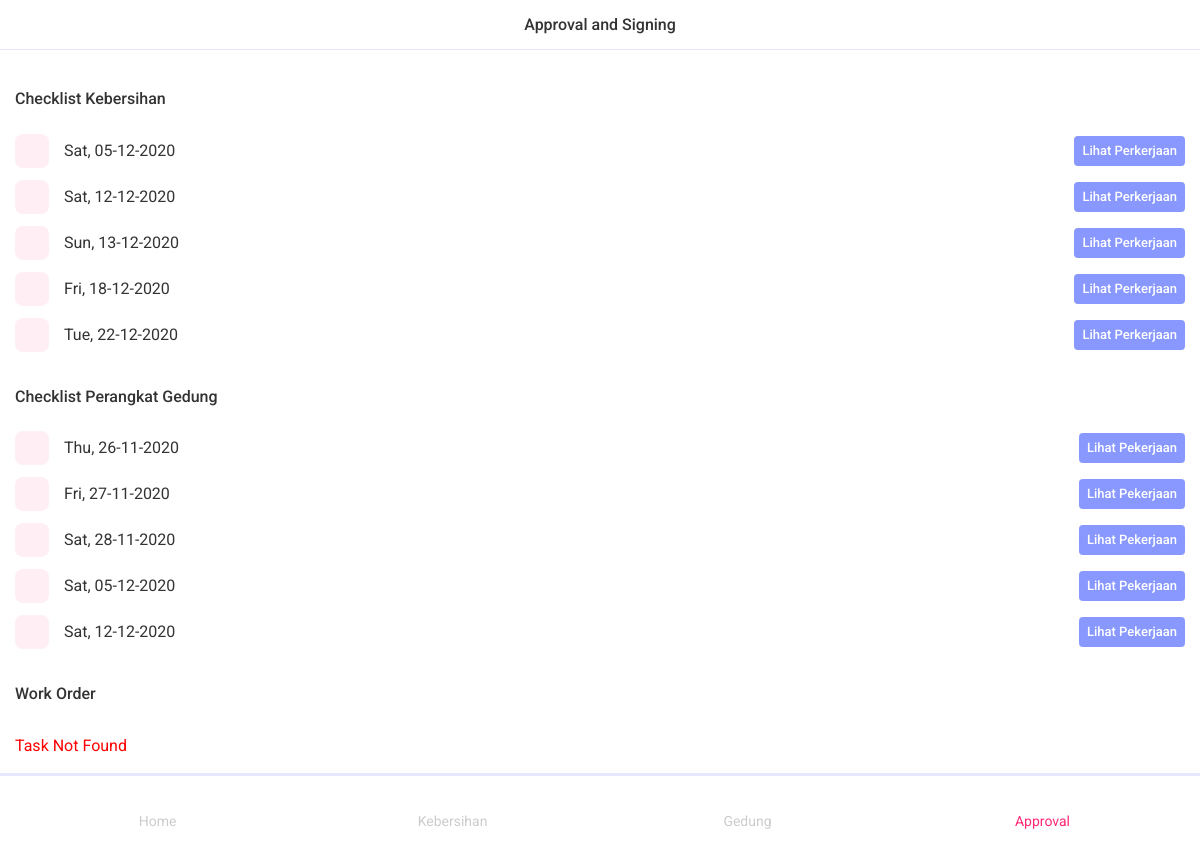
The page /profile=trisatria/notification (signed in) on the database its author committed.
### cleaning/models.py (models this page shows, shortened)
class cln_day(models.Model):
    hari_ini = models.DateField(
        name="hariIni", auto_now=False, auto_now_add=False, verbose_name="Hari ini")
    clnMaker = models.ForeignKey(User, verbose_name="Maker's Signature",
                                 on_delete=models.PROTECT, related_name="clnMaker", blank=True, null=True, limit_choices_to={'groups__name': 'maker'})
    clnChecker = models.ForeignKey(User, verbose_name="Checker's Signature",
                                   on_delete=models.PROTECT, related_name="clnChecker", blank=True, null=True, limit_choices_to={'groups__name': 'checker'})
    clnSigner = models.ForeignKey(User, verbose_name="Signer's Signature",
                                  on_delete=models.PROTECT, related_name="clnSigner", blank=True, null=True, limit_choices_to={'groups__name': 'signer'})
    class Meta:
        verbose_name = _("day")
        verbose_name_plural = _("days")

### menondc/models.py (models this page shows, shortened)
class mendc_day(models.Model):
    hari_ini = models.DateField(
        name="hariIni", auto_now=False, auto_now_add=False, verbose_name="Hari ini")
    mendcMaker = models.ForeignKey(User, verbose_name="Maker's Signature",
                                   on_delete=models.PROTECT, related_name="mendcMaker", blank=True, null=True, limit_choices_to={'groups__name': 'maker'})
    mendcChecker = models.ForeignKey(User, verbose_name="Checker's Signature",
                                     on_delete=models.PROTECT, related_name="mendcChecker", blank=True, null=True, limit_choices_to={'groups__name': 'checker'})
    mendcSigner = models.ForeignKey(User, verbose_name="Signer's Signature",
                                    on_delete=models.PROTECT, related_name="mendcSigner", blank=True, null=True, limit_choices_to={'groups__name': 'signer'})
    class Meta:
        verbose_name = _("day")
        verbose_name_plural = _("days")

### user/views.py (the view, shortened to what this page needs)
@ login_required(login_url='user_login')
def user_profile_notification(request, username):
    cln_days = None
    mendc_days = None
    if request.user.groups.all().first().name == 'maker':
        cln_days = cln_day.objects.filter(Q(clnMaker__isnull=True) & Q(
            clnChecker__isnull=True) & Q(clnSigner__isnull=True))[:5]
        mendc_days = mendc_day.objects.filter(Q(mendcMaker__isnull=True) & Q(
            mendcChecker__isnull=True) & Q(mendcSigner__isnull=True))[:5]
        wo_days = wo_workorder.objects.filter(Q(woMaker__isnull=True) & Q(
            woChecker__isnull=True) & Q(woSigner__isnull=True))[:5]
    context = {
        'cln_days': cln_days,
        'mendc_days': mendc_days,
        'wo_days': wo_days
    }
    return render(request, 'user/user_profile_notification.html', context)

### templates/user/user_profile_notification.html (shortened to what this page needs)
{% extends "base.html" %}{% load static %}
{% block navbar %}
<div class="title">Approval and Signing</div>
{% endblock navbar %}
{% block page_wrapper %}
{% if user.groups.all.0.name == 'maker' %}
<div class="badges">
    <div class="list-view">
        <div class="separator-large"></div>
        <div class="section-title">
            <h6>Checklist Kebersihan</h6>
        </div>
        <div class="separator-small"></div>
        <ul>
            {% for cln_day in cln_days %}
            <li class="list-item">
                <div class="list-media">
                    <i class="icon ion-ios-information-circle"></i>
                </div>
                <div class="list-label">
                    <div class="list-title"><a
                            href="{% url 'user_cln_notification_seefile' user.username cln_day.id cln_day.hariIni %}">{{ cln_day.hariIni | date:"D, d-m-Y" }}</a>
                    </div>
                    <div class="list-after">
                        <div class="button-default text-white">
                            <a href="{% url 'user_cln_notification_seefile' user.username cln_day.id cln_day.hariIni %}"
                                type="button" class="button button-small mt-0">Lihat Perkerjaan</a>
                        </div>
                    </div>
                </div>
            </li>
            {% empty %}
            <li class="list-item">
                <div class="list-label">
                    <div class="list-title" style='color:red'>Task Not Found</div>
            </li>
            {% endfor %}
        </ul>
        <div class="separator-large"></div>
        <div class="section-title">
            <h6>Checklist Perangkat Gedung</h6>
        </div>
        <div class="separator-small"></div>
        <ul>
            {% for mendc_day in mendc_days %}
            <li class="list-item">
                <div class="list-media">
                    <i class="icon ion-ios-information-circle"></i>
                </div>
                <div class="list-label">
                    <div class="list-title"><a
                            href="{% url 'user_mendc_notification_seefile' user.username mendc_day.id mendc_day.hariIni %}">{{ mendc_day.hariIni | date:"D, d-m-Y" }}</a>
                    </div>
                    <div class="list-after">
                        <div class="button-default text-white">
                            <a href="{% url 'user_mendc_notification_seefile' user.username mendc_day.id mendc_day.hariIni %}"
                                type="button" class="button button-small mt-0">Lihat Pekerjaan</a>
                        </div>
                    </div>
                </div>
            </li>
            {% empty %}
            <li class="list-item">
                <div class="list-label">
                    <div class="list-title" style='color:red'>Task Not Found</div>
            </li>
            {% endfor %}
        </ul>
        <div class="separator-large"></div>
        <div class="section-title">
            <h6>Work Order</h6>
        </div>
        <div class="separator-small"></div>
        <ul>
            {% for wo_day in wo_days %}
            <li class="list-item">
                <div class="list-media">
                    <i class="icon ion-ios-information-circle"></i>
                </div>
                <div class="list-label">
                    <div class="list-title">
                    </div>
                    <div class="list-after">
                        <div class="button-default text-white">
                        </div>
                    </div>
                </div>
            </li>
            {% empty %}
            <li class="list-item">
                <div class="list-label">
                    <div class="list-title" style='color:red'>Task Not Found</div>
            </li>
            {% endfor %}
        </ul>
    </div>
</div>
{% endif %}
{% endblock page_wrapper %}
{% block toolbar_bottom %}
<div class="separator-large"></div>
<ul class="toolbar-bottom toolbar-wrap">
    <li class="toolbar-item">
        <a href="{% url 'user_home' %}" class="toolbar-link">
            <i class="icon ion-ios-home"></i>
            <p>Home</p>
        </a>
    </li>
    <li class="toolbar-item">
        <a href="{% url 'cln_home' %}" class="toolbar-link">
            <i class="icon ion-ios-brush"></i>
            <p>Kebersihan</p>
        </a>
    </li>
    <li class="toolbar-item">
        <a href="{% url 'mendc_home' %}" class="toolbar-link">
            <i class="icon ion-ios-build"></i>
            <p>Gedung</p>
        </a>
    </li>
    <li class="toolbar-item">
        <a href="{% url 'user_profile_notification' user.username %}" class="toolbar-link toolbar-link-active">
            <i class="icon ion-ios-warning"></i>
            <p>Approval</p>
        </a>
    </li>
</ul>
{% endblock toolbar_bottom %}

### static/css/style.css (style rules this page uses)
body { font-family: 'Roboto', sans-serif; color: #888; font-size: 14px; font-weight: 400; background: #fff; }
h1, h2, h3, h4, h5, h6 { line-height: 110%; font-family: 'Roboto', sans-serif; margin: 0; font-weight: 500; color: #333; }
h6 { font-size: 16px; }
a { color: #333; }
ul { padding: 0; margin: 0; }
ul li { list-style-type: none; }
p { margin: 0; }
.separator-small { height: 15px; }
.separator-large { height: 30px; }
.section-title { margin: 0 15px 15px; }
.navbar .title { font-size: 16px; color: #333; font-weight: 500; }
.toolbar-bottom { position: fixed; background: #fff; bottom: 0; left: 0; right: 0; width: 100%; height: 42px; border: 0; z-index: 600; padding: 0 10px; }
.toolbar-bottom::before { content: ''; position: absolute; top: 0; left: 0; right: auto; bottom: auto; background: #e7e8ff; z-index: 15; width: 100%; height: 1px; }
.toolbar-wrap { display: flex; }
.toolbar-item { width: 100%; }
.toolbar-link { width: 100%; height: 100%; padding-top: 5px; padding-bottom: 5px; align-items: center; justify-content: center; display: flex; flex-direction: column; color: #ccc; transition: .2s ease-in-out; }
.toolbar-link .icon { font-size: 22px; height: 28px; line-height: 28px; }
.toolbar-link.toolbar-link-active { color: #fe2775; }
.list-view .list-item { height: 46px; display: flex; align-items: center; padding-left: 15px; }
.list-view .list-item .list-media { padding-right: 15px; }
.list-view .list-item .list-media i { font-size: 18px; width: 34px; height: 34px; line-height: 34px; border-radius: 8px; text-align: center; color: #fe2775; background: #ffeff5; display: inline-block; }
.list-view .list-item .list-label { min-height: 46px; display: flex; align-items: center; width: 100%; padding-right: 15px; }
.list-view .list-item .list-label .list-title { font-size: 16px; color: #333; }
.list-view .list-item .list-label .list-after { margin-left: auto; }
.button { background: #8998ff; border-radius: 4px; padding: 0 12px; line-height: 38px; font-size: 14px; font-weight: 500; color: #fff; text-transform: none; margin-top: 20px; border: 0; width: 100%; text-align: center; display: inline-block; }
.button-small { line-height: 30px; font-size: 13px; padding: 0 8px; }

### templates/base.html (style rules this page uses)
.section-title { margin-bottom: 5px; }
.toolbar-bottom { height: 68px; }
.toolbar-bottom::before { height: 3px; }
.toolbar-link .icon { font-size: 26px; line-height: 14px; }

### rows shown on the page
cln_day: hariIni "Sat, 05-12-2020"
cln_day: hariIni "Sat, 12-12-2020"
cln_day: hariIni "Sun, 13-12-2020"
cln_day: hariIni "Fri, 18-12-2020"
cln_day: hariIni "Tue, 22-12-2020"
mendc_day: hariIni "Thu, 26-11-2020"
mendc_day: hariIni "Fri, 27-11-2020"
mendc_day: hariIni "Sat, 28-11-2020"
mendc_day: hariIni "Sat, 05-12-2020"
mendc_day: hariIni "Sat, 12-12-2020"
